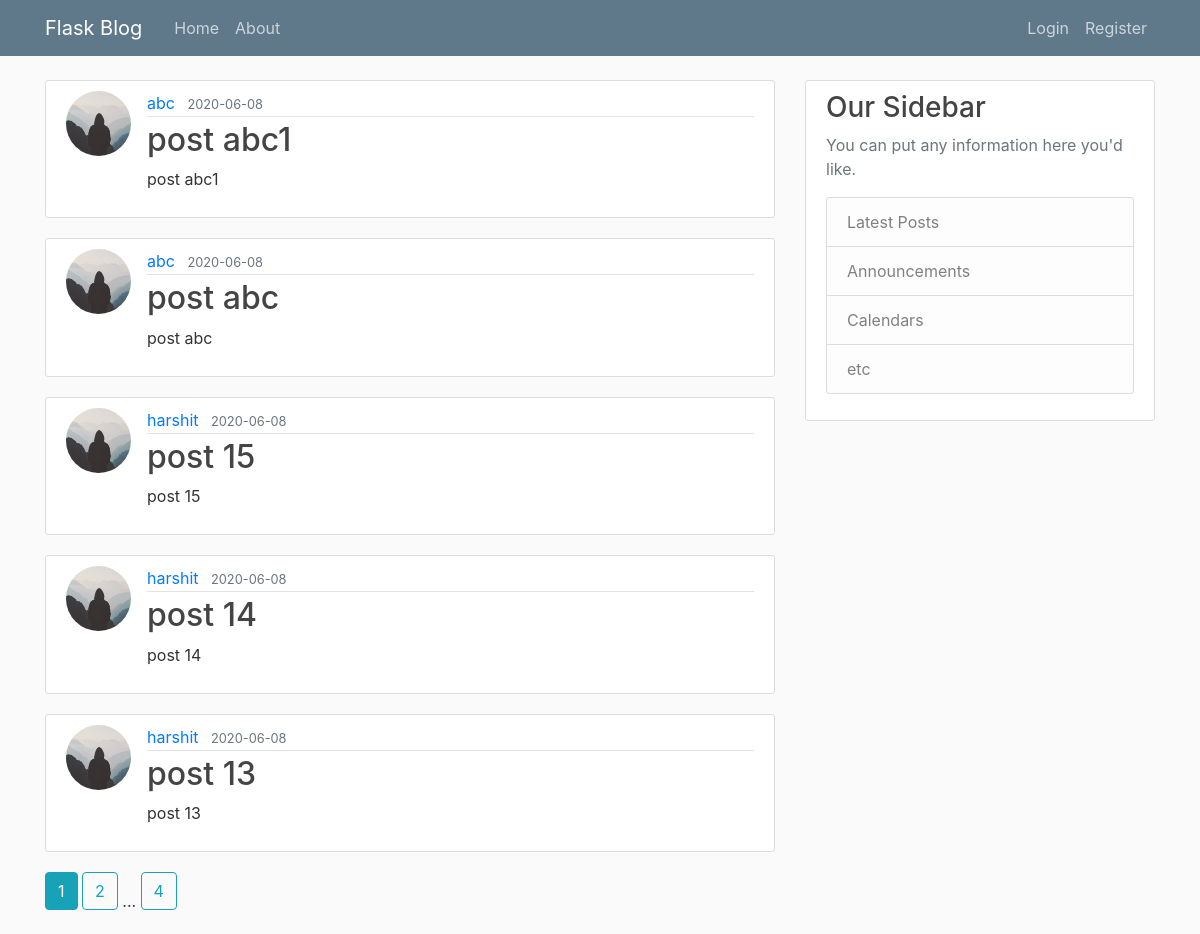
The page /home on the database its author committed.
### flask_blog/models.py (models this page shows, shortened)
class Post(db.Model):
    id = db.Column(db.Integer, primary_key=True)
    title = db.Column(db.String(100), nullable=False)
    date_posted = db.Column(db.DateTime, nullable=False, default=datetime.utcnow)
    content = db.Column(db.Text, nullable=False)
    user_id = db.Column(db.Integer, db.ForeignKey('user.id'), nullable=False)

class User(db.Model, UserMixin):
    id = db.Column(db.Integer, primary_key=True)
    username = db.Column(db.String(20), unique=True, nullable=False)
    email = db.Column(db.String(120), unique=True, nullable=False)
    image_file = db.Column(db.String(20), nullable=False, default='default.jpg')
    password = db.Column(db.String(60), nullable=False)
    posts = db.relationship('Post', backref='author', lazy=True)

### flask_blog/main/routes.py (the view)
@main.route('/')
@main.route('/home')
def home():
    page = request.args.get('page', 1, type=int)
    posts = Post.query.order_by(Post.date_posted.desc()).paginate(page=page, per_page=5)
    return render_template('home.html', posts=posts)

### flask_blog/templates/home.html
{% extends "layout.html" %}
{% block content %}
    {% for post in posts.items %}
        <article class="media content-section">
          <img class='rounded-circle article-img', src="{{ url_for('static', filename='profile_pics/' + post.author.image_file) }}">
          <div class="media-body">
            <div class="article-metadata">
              <a class="mr-2" href="{{url_for('users.user_posts', username=post.author.username)}}">{{ post.author.username }}</a>
              <small class="text-muted">{{ post.date_posted.strftime('%Y-%m-%d') }}</small>
            </div>
            <h2><a class="article-title" href="{{ url_for('posts.post', post_id = post.id)}}">{{ post.title }}</a></h2>
            <p class="article-content">{{ post.content }}</p>
          </div>
        </article>
    {% endfor %}
    {% for page_num in posts.iter_pages(left_edge = 1, right_edge=1, left_current=1, right_current=2 ) %}
        {% if page_num %}
          {% if posts.page == page_num  %}
            <a class="btn btn-info mb-4" href = "{{url_for('main.home', page=page_num)}}"> {{ page_num }}</a>
          {% else %}
            <a class="btn btn-outline-info mb-4" href = "{{url_for('main.home', page=page_num)}}"> {{ page_num }}</a>
          {% endif %}
        {% else %}
        ...
         {% endif %}
    {% endfor %}
{% endblock content %}

### flask_blog/static/main.css (style rules this page uses)
body { background: #fafafa; color: #333333; margin-top: 5rem; }
h1, h2, h3, h4, h5, h6 { color: #444444; }
.content-section { background: #ffffff; padding: 10px 20px; border: 1px solid #dddddd; border-radius: 3px; margin-bottom: 20px; }
.article-title { color: #444444; }
.article-content { white-space: pre-line; }
.article-img { height: 65px; width: 65px; margin-right: 16px; }
.article-metadata { padding-bottom: 1px; margin-bottom: 4px; border-bottom: 1px solid #e3e3e3 }

### rows shown on the page
Post: image_file (placeholder picture), author.username "abc", date_posted "2020-06-08", title "post abc1", content "post abc1"
Post: image_file (placeholder picture), author.username "abc", date_posted "2020-06-08", title "post abc", content "post abc"
Post: image_file (placeholder picture), author.username "harshit", date_posted "2020-06-08", title "post 15", content "post 15"
Post: image_file (placeholder picture), author.username "harshit", date_posted "2020-06-08", title "post 14", content "post 14"
Post: image_file (placeholder picture), author.username "harshit", date_posted "2020-06-08", title "post 13", content "post 13"

### other values the page prints
{{ page_num }} "1"
{{ page_num }} "2" "4"
